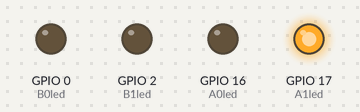
A program run on a simulated ESP32 board running MicroPython. Parts: output pins drawn as LEDs (lit = HIGH).

Above: at 0.5 s.
At 2.12 s:
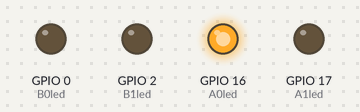
At 2.78 s:
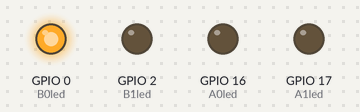
At 4.3 s:
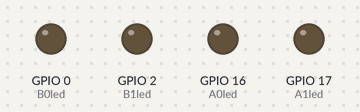
At 5.43 s:
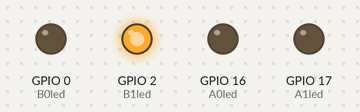
Timing chart, 0 to 6.6 s (numbered marks = the images above):
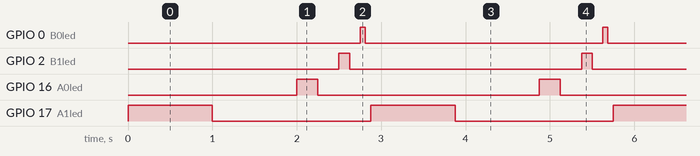

Measured:
- by itself, GPIO 0 (B0led): alternates HIGH for 0.06 s and LOW for 2.8 s
- by itself, GPIO 2 (B1led): alternates HIGH for 0.13 s and LOW for 2.8 s
- by itself, GPIO 16 (A0led): alternates HIGH for 0.25 s and LOW for 2.6 s
- by itself, GPIO 17 (A1led): alternates HIGH for 1.0 s and LOW for 1.9 s

The program:

ESP32.py
```python
from machine import Pin
from time import sleep
A1led = Pin(17, Pin.OUT)
A0led = Pin(16, Pin.OUT)
B1led = Pin(2, Pin.OUT)
B0led = Pin(0, Pin.OUT)
while True:
    A1led.value(not A1led.value())
    sleep (1)
    A1led.value(not A1led.value())
    sleep (1)

    A0led.value(not A0led.value())
    sleep (0.25)
    A0led.value(not A0led.value())
    sleep (0.25)

    B1led.value(not B1led.value())
    sleep (0.125)
    B1led.value(not B1led.value())
    sleep (0.125)

    B0led.value(not B0led.value())
    sleep (0.0625)
    B0led.value(not B0led.value())
    sleep (0.0625)
```
